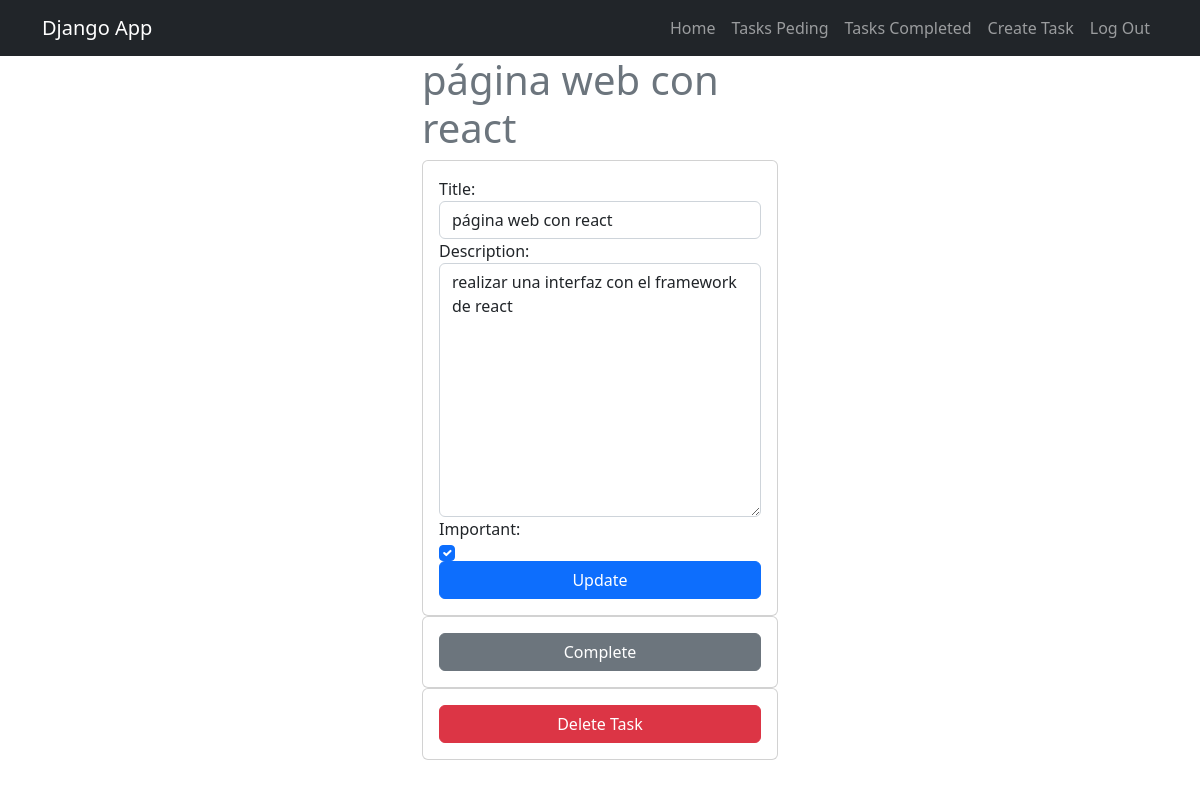
The app's page /tasks/9/ (signed in) with its own data.
### tasks/models.py (models this page shows, shortened)
class Task(models.Model):
    title = models.CharField(max_length=100)
    description = models.TextField(blank=True)
    created = models.DateTimeField(auto_now_add=True)
    datecompleted = models.DateTimeField(null=True)
    important = models.BooleanField(default=False)
    user = models.ForeignKey(User, on_delete=models.CASCADE)

### tasks/views.py (the view, shortened to what this page needs)
# urls.py: path('tasks/<int:task_id>/', views.task_detail, name='task_detail'),
@login_required
def task_detail(request, task_id):
    if request.method == 'GET':
        task = get_object_or_404(Task, pk=task_id, user=request.user)
        form = TaskForm(instance=task)
        return render(request, 'task_detail.html', {
            'task': task,
            'form': form
        })

### tasks/forms.py
class TaskForm(forms.ModelForm):
    class Meta:
        model = Task
        fields = ['title', 'description', 'important']
        widgets = {
            'title': forms.TextInput(attrs={'class': 'form-control', 'placeholder': 'Write a title to task'}),
            'description': forms.Textarea(attrs={'class': 'form-control', 'placeholder': 'Write a description to task'}),
            'important': forms.CheckboxInput(attrs={'class': 'form-check-input'})
        }

### tasks/templates/task_detail.html (shortened to what this page needs)
{% extends "base.html" %}
{% block content %}
<main class="container">
    <div class="row">
        <div class="col-md-4 offset-md-4">
            <h1 class="text-secondary">{{ task.title }}</h1>
            <div>
                <form method="post" class="card card-body">
                    {{ form }}
                    <button class="btn btn-primary">Update</button>
                </form>
                <form action="{% url 'task_completed' task.id %}" method="post" class="card card-body">
                    <button class="btn btn-secondary">Complete</button>
                </form>
                <form action="{% url 'task_deleted' task.id %}" method="post" class="card card-body">
                    <button class="btn btn-danger">Delete Task</button>
                </form>
            </div>
        </div>
    </div>
</main>
{% endblock %}

### records on screen
Task: title "página web con react", description "realizar una interfaz con el framework de react", important "☑"
